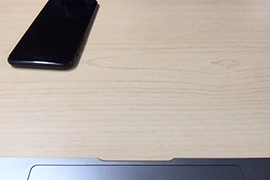
#> input picture image_sequences/phone/phone1.jpg, 270 x 180 px; its folder holds 4 pictures in this run
$ python test.py
#> lines starting #> are read from the running program, lines starting #| are printed output that depends on the picture
import numpy as np
import cv2
import os
import cv2

file_array = []

def make_sequence(path, output_file):
    """Takes a series of images from a path and creates an mp4 with the output_file name"""
    for filename in os.listdir(path):
        if filename != '.DS_Store':
            file_array.append(filename)

    file_array.sort()

    img_array = []

    for file in file_array:
        img = cv2.imread(path + file)
        width, height = img.shape
        size = (width, height)
        img_array.append(img)

    out = cv2.VideoWriter(output_file, cv2.VideoWriter_fourcc(*'mp4v'), 1, size)
    print('Number of images:', len(img_array))
    for i in enumerate(img_array):
        out.write(img_array[i])

def make_array(path):
#> called with path = './image_sequences/phone/'
    file_array = []
    img_array = []
    for filename in os.listdir(path):
        if filename != '.DS_Store':
            file_array.append(filename)

    file_array.sort()

    for file in file_array:
        img = cv2.imread(path + file)
#> img is the input picture: shape (180, 270, 3); mean B, G, R 164.4, 170.8, 179.7
        width, height, channels = img.shape
#> width = 180; height = 270; channels = 3
        size = (width, height)
#> size = (180, 270)
        img_array.append(img)
    return img_array

image_array = make_array('./image_sequences/phone/')
print(image_array)
image_array = np.asarray(image_array)
med = np.median(image_array, axis=0)
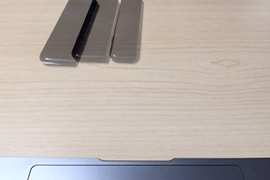
#> med: shape (180, 270, 3) float64; mean of channels 0, 1, 2 170, 175.9, 184.7; drawn as B, G, R
#> (the run stopped early here; a loop or call above may not have finished)
